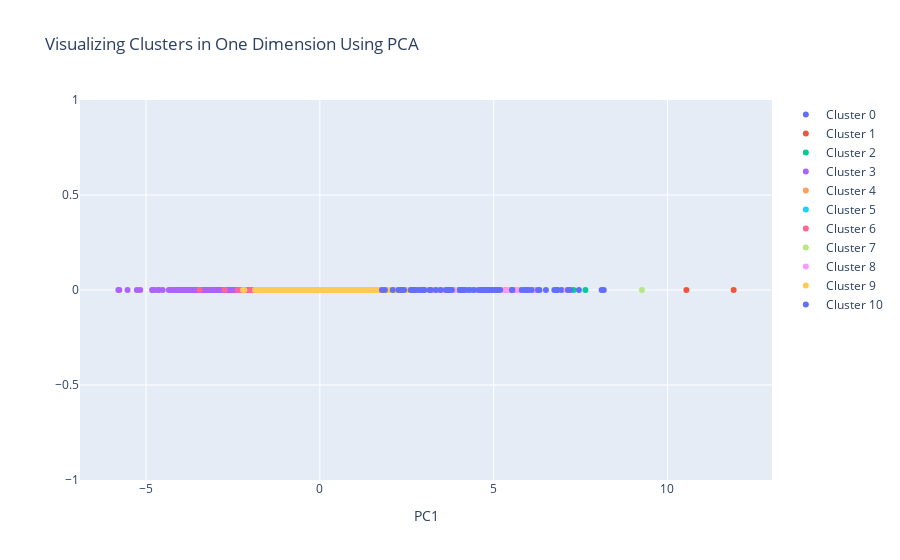

Write notebook code for a chart like this one.
### Code cell
data = []
clusters = [cluster0, cluster1, cluster2, cluster3, cluster4, cluster5, cluster6, cluster7, cluster8, cluster9, cluster10]
colors = [1, 2, 3, 4, 5, 6, 7, 8, 9, 10, 11]

for i, cluster in enumerate(clusters):
    trace = go.Scatter(
        x = cluster["PC1_1d"],
        y = cluster["dummy"],
        mode = "markers",
        name = "Cluster " + str(i),
        marker = dict(color = colors[i], size = 6),
        text = None
    )
    data.append(trace)

title = "Visualizing Clusters in One Dimension Using PCA"

layout = dict(title = title,
              xaxis= dict(title= 'PC1',ticklen= 5,zeroline= False),
              yaxis= dict(title= '',ticklen= 5,zeroline= False)
             )

fig = dict(data = data, layout = layout)

iplot(fig)

### Figure 1 — Plotly figure (JSON) as saved in the notebook; plotly's stock layout.template omitted (floating-point values rounded to 4 significant figures; data arrays with more than 128 entries replaced by an {"elided": "..."} marker saying what was removed)
{"data": [{"marker": {"color": 1, "size": 6}, "mode": "markers", "name": "Cluster 0", "type": "scatter", "x": [2.849, 1.021, 3.197, 1.358, 0.6202, 1.974, 0.1427, 1.568, 0.9446, 4.854, 0.9685, 2.101, 3.292, 5.074, 0.9111, 0.7445, 2.316, 1.054, 3.458, 1.635, 3.999, 0.9883, 0.7397, 0.9035, 1.285, 8.167, 1.275, 2.854, 1.702, 0.8422, 1.054, 2.636, 1.219, 1.031, 2.007, 1.007, 1.246, 0.3792, 1.92, 1.927, 0.8812, 2.773, 2.717, 3.286, 2.069, 6.954, 2.098, 2.768, 1.971, 1.118, 0.3588, 1.432, 1.715, 0.7013, 0.9263, 1.629, 0.9691, 1.786, 1.67, 1.347, 2.261, 0.9692, 2.744, 0.4834, 2.173, 2.083, 2.085, 1.295, 2.715, 0.4955, 0.7835, 2.014, 1.628, 1.611, 0.5685, 1.101, 0.9782], "y": [0, 0, 0, 0, 0, 0, 0, 0, 0, 0, 0, 0, 0, 0, 0, 0, 0, 0, 0, 0, 0, 0, 0, 0, 0, 0, 0, 0, 0, 0, 0, 0, 0, 0, 0, 0, 0, 0, 0, 0, 0, 0, 0, 0, 0, 0, 0, 0, 0, 0, 0, 0, 0, 0, 0, 0, 0, 0, 0, 0, 0, 0, 0, 0, 0, 0, 0, 0, 0, 0, 0, 0, 0, 0, 0, 0, 0]}, {"marker": {"color": 2, "size": 6}, "mode": "markers", "name": "Cluster 1", "type": "scatter", "x": [-1.993, -0.8449, 2.698, 4.811, 1.016, 2.099, 0.5445, 1.067, 1.977, 4.091, 0.8397, 5.625, 1.484, 2.277, 1.507, -2.111, 5.455, 10.54, -0.7535, 2.181, 0.3296, 1.181, 5.366, 11.9], "y": [0, 0, 0, 0, 0, 0, 0, 0, 0, 0, 0, 0, 0, 0, 0, 0, 0, 0, 0, 0, 0, 0, 0, 0]}, {"marker": {"color": 3, "size": 6}, "mode": "markers", "name": "Cluster 2", "type": "scatter", "x": [4.656, 2.34, 1.515, 0.4206, 0.4255, 4.89, 0.009111, 4.484, 1.23, 7.297, 1.711, 2.323, -0.2652, 2.276, 2.674, 0.8542, 4.523, 1.591, -0.9763, 0.4455, 0.5492, -1.016, 1.498, 2.049, 2.449, 2.518, -0.906, -0.1988, 1.525, 2.226, 4.34, 1.373, 4.548, 0.4343, 1.593, 1.543, 0.729, -0.7853, 4.144, 4.518, -1.084, 6.167, 3.308, -1.727, -1.01, 7.639, 2.307, 0.04747, 1.253, 0.473, 0.9142, -1.062, 1.185, 3.823, -0.739, 1.357, 2.023, 1.555, 0.9043, 2.17, 0.9262, -0.465, 2.295, 1.216], "y": [0, 0, 0, 0, 0, 0, 0, 0, 0, 0, 0, 0, 0, 0, 0, 0, 0, 0, 0, 0, 0, 0, 0, 0, 0, 0, 0, 0, 0, 0, 0, 0, 0, 0, 0, 0, 0, 0, 0, 0, 0, 0, 0, 0, 0, 0, 0, 0, 0, 0, 0, 0, 0, 0, 0, 0, 0, 0, 0, 0, 0, 0, 0, 0]}, {"marker": {"color": 4, "size": 6}, "mode": "markers", "name": "Cluster 3", "type": "scatter", "x": {"elided": "353 float values"}, "y": {"elided": "353 int values"}}, {"marker": {"color": 5, "size": 6}, "mode": "markers", "name": "Cluster 4", "type": "scatter", "x": {"elided": "146 float values"}, "y": {"elided": "146 int values"}}, {"marker": {"color": 6, "size": 6}, "mode": "markers", "name": "Cluster 5", "type": "scatter", "x": {"elided": "133 float values"}, "y": {"elided": "133 int values"}}, {"marker": {"color": 7, "size": 6}, "mode": "markers", "name": "Cluster 6", "type": "scatter", "x": {"elided": "189 float values"}, "y": {"elided": "189 int values"}}, {"marker": {"color": 8, "size": 6}, "mode": "markers", "name": "Cluster 7", "type": "scatter", "x": [1.07, 0.2877, 1.356, 1.74, 0.9529, 1.468, 1.922, 0.7341, 0.4058, 1.798, 0.9574, 2.548, 1.381, 1.363, 2.837, 3.017, 1.939, 2.976, 1.403, 4.647, 1.688, 1.003, 3.321, 0.8782, 1.301, 0.6037, 3.044, 1.67, 0.6335, 1.995, 2.985, 1.408, 0.1626, 4.062, 2.441, 3.29, 1.203, 1.108, 1.197, 0.3226, 1.537, 0.5943, 1.097, 1.657, 3.064, 0.9797, 1.392, 4.206, 2.282, 1.319, 1.991, 4.856, 0.8497, 2.483, -0.7268, 0.8299, 4.551, 1.244, 1.494, 3.166, 1.869, -0.3473, 1.074, 0.6757, 1.556, 3.71, 0.8228, 3.854, 2.027, 1.397, 2.181, 2.412, 1.731, 2.398, 1.749, 0.6778, 0.9986, 1.199, 1.17, 5.229, 3.13, 0.9747, 1.703, 3.495, 0.6418, 2.708, 1.962, 1.583, 0.4791, 1.634, 1.305, 2.547, 2.777, 1.223, 0.5594, 2.882, 0.9891, 3.862, 1.382, 5.401, 2.37, 1.566, 1.208, 2.652, 1.469, 1.835, 2.882, 2.177, 0.8738, 1.976, 9.266, 3.675, 2.473, 0.3283, 1.357, 0.5667, 0.683, 4.464, 1.821, 2.696, 0.3627, 1.943, 1.222, 2.263, 2.282, 2.374, 2.418, 2.888], "y": [0, 0, 0, 0, 0, 0, 0, 0, 0, 0, 0, 0, 0, 0, 0, 0, 0, 0, 0, 0, 0, 0, 0, 0, 0, 0, 0, 0, 0, 0, 0, 0, 0, 0, 0, 0, 0, 0, 0, 0, 0, 0, 0, 0, 0, 0, 0, 0, 0, 0, 0, 0, 0, 0, 0, 0, 0, 0, 0, 0, 0, 0, 0, 0, 0, 0, 0, 0, 0, 0, 0, 0, 0, 0, 0, 0, 0, 0, 0, 0, 0, 0, 0, 0, 0, 0, 0, 0, 0, 0, 0, 0, 0, 0, 0, 0, 0, 0, 0, 0, 0, 0, 0, 0, 0, 0, 0, 0, 0, 0, 0, 0, 0, 0, 0, 0, 0, 0, 0, 0, 0, 0, 0, 0, 0, 0, 0, 0]}, {"marker": {"color": 9, "size": 6}, "mode": "markers", "name": "Cluster 8", "type": "scatter", "x": [3.14, 6.026, 1.559, 3.569, 5.75, 3.231, 1.486, 3.141, 5.464, 2.606, 2.906, 1.23, 5.035, 4.028, 2.795, 3.594, 3.666, 2.859, 2.777, 2.505, 3.806, 3.231, 3.426, 4.235, 6.114, 5.65, 1.697, 2.381, 3.783, 1.67, 2.169, 1.489, 2.757, 1.599, 3.526, 5.621, 1.384, 4.891, 3.69, 2.113, 2.246, 3.184, 5.974, 3.644, 4.943, 3.85, 3.643, 2.839, 2.239, 5.395, 2.419, 2.536, 3.379, 6.129, 1.781, 3.126, 6.242, 2.59, 3.572, 2.225, 1.723, 2.595, 4.563, 3.204, 4.502, 1.142, 3.44, 5.246, 2.385, 2.169, 4.988, 1.594, 2.208, 2.095, 0.9481, 2.268, 2.773, 2.006, 1.565, 5.834, 2.696, 6.819, 4.664, 2.616, 2.722, 3.332, 3.327, 5.203, 2.203, 1.886, 3.795, 5.071, 2.047, 2.657, 2.753, 2.469, 3.51, 3.516, 7.094], "y": [0, 0, 0, 0, 0, 0, 0, 0, 0, 0, 0, 0, 0, 0, 0, 0, 0, 0, 0, 0, 0, 0, 0, 0, 0, 0, 0, 0, 0, 0, 0, 0, 0, 0, 0, 0, 0, 0, 0, 0, 0, 0, 0, 0, 0, 0, 0, 0, 0, 0, 0, 0, 0, 0, 0, 0, 0, 0, 0, 0, 0, 0, 0, 0, 0, 0, 0, 0, 0, 0, 0, 0, 0, 0, 0, 0, 0, 0, 0, 0, 0, 0, 0, 0, 0, 0, 0, 0, 0, 0, 0, 0, 0, 0, 0, 0, 0, 0, 0]}, {"marker": {"color": 10, "size": 6}, "mode": "markers", "name": "Cluster 9", "type": "scatter", "x": {"elided": "727 float values"}, "y": {"elided": "727 int values"}}, {"marker": {"color": 11, "size": 6}, "mode": "markers", "name": "Cluster 10", "type": "scatter", "x": [2.348, 5.531, 6.802, 1.871, 4.879, 2.695, 5.117, 5.809, 3.686, 7.453, 5.979, 4.744, 5.042, 2.262, 4.763, 4.637, 6.091, 4.711, 5.896, 4.433, 2.868, 2.096, 6.505, 2.946, 6.318, 6.277, 2.977, 7.199, 5.187, 3.162, 2.421, 3.472, 6.844, 4.038, 3.629, 3.336, 3.797, 8.106, 4.184, 2.657, 4.814, 4.143, 3.188, 4.037, 7.137, 6.745, 4.294, 4.088, 5.537, 5.97, 2.769, 4.736, 2.613, 1.785, 3.006, 3.728, 2.752, 4.963, 2.334, 4.571], "y": [0, 0, 0, 0, 0, 0, 0, 0, 0, 0, 0, 0, 0, 0, 0, 0, 0, 0, 0, 0, 0, 0, 0, 0, 0, 0, 0, 0, 0, 0, 0, 0, 0, 0, 0, 0, 0, 0, 0, 0, 0, 0, 0, 0, 0, 0, 0, 0, 0, 0, 0, 0, 0, 0, 0, 0, 0, 0, 0, 0]}], "layout": {"title": {"text": "Visualizing Clusters in One Dimension Using PCA"}, "xaxis": {"ticklen": 5, "title": {"text": "PC1"}, "zeroline": false}, "yaxis": {"ticklen": 5, "title": {"text": ""}, "zeroline": false}}}
